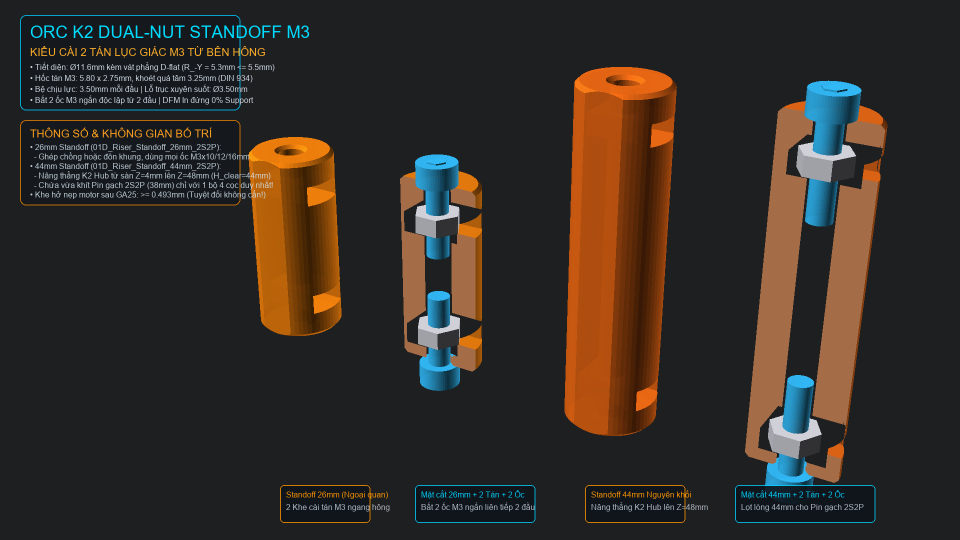
#> input picture preview_standoff_26mm_44mm_dualnut.png, 1920 x 1080 px, found by its file name (shown at 1/2 size)
$ python add_annotations_to_preview.py
#> lines starting #> are read from the running program, lines starting #| are printed output that depends on the picture
import os
from PIL import Image, ImageDraw, ImageFont

BASE_DIR = r"C:\Users\vuasu\.gemini\antigravity\scratch\ORC_K2_Robot_SacHoaTriAn"
IMG_PATH = os.path.join(BASE_DIR, "preview_standoff_26mm_44mm_dualnut.png")

def annotate_image():
    im = Image.open(IMG_PATH).convert("RGBA")
    w, h = im.size
#> w = 1920; h = 1080

    overlay = Image.new("RGBA", (w, h), (0, 0, 0, 0))
#> overlay: PIL image 1920x1080 RGBA; every value is 0
    draw = ImageDraw.Draw(overlay)

    # Load system font if available, else default
    font_title = None
    font_sec = None
    font_body = None
    font_callout = None

    for fn in ["arial.ttf", "segoeui.ttf", "calibri.ttf"]:
        try:
            font_title = ImageFont.truetype(fn, 34)
            font_sec = ImageFont.truetype(fn, 22)
            font_body = ImageFont.truetype(fn, 18)
            font_callout = ImageFont.truetype(fn, 16)
            break
        except Exception:
            continue

    if font_title is None:
        font_title = font_sec = font_body = font_callout = ImageFont.load_default()

    # 1. Header Banner (Top-Left)
    draw.rounded_rectangle([40, 30, 480, 220], radius=12, fill=(20, 24, 30, 220), outline=(0, 200, 255, 200), width=2)
    draw.text((60, 45), "ORC K2 DUAL-NUT STANDOFF M3", font=font_title, fill=(0, 220, 255, 255))
    draw.text((60, 92), "KIỂU CÀI 2 TÁN LỤC GIÁC M3 TỪ BÊN HÔNG", font=font_sec, fill=(255, 175, 40, 255))

    spec_lines = [
        "• Tiết diện: Ø11.6mm kèm vát phẳng D-flat (R_-Y = 5.3mm <= 5.5mm)",
        "• Hốc tán M3: 5.80 x 2.75mm, khoét quá tâm 3.25mm (DIN 934)",
        "• Bệ chịu lực: 3.50mm mỗi đầu | Lỗ trục xuyên suốt: Ø3.50mm",
        "• Bắt 2 ốc M3 ngắn độc lập từ 2 đầu | DFM In đứng 0% Support"
    ]
    y_text = 125
    for l in spec_lines:
        draw.text((60, y_text), l, font=font_callout, fill=(220, 230, 240, 240))
        y_text += 22
#> after the loop, y_text = 213

    # 2. Specs Badge (Lower-Left)
    draw.rounded_rectangle([40, 240, 480, 410], radius=12, fill=(20, 24, 30, 220), outline=(255, 140, 0, 180), width=2)
    draw.text((60, 255), "THÔNG SỐ & KHÔNG GIAN BỐ TRÍ", font=font_sec, fill=(255, 160, 30, 255))
    info_lines = [
        "• 26mm Standoff (01D_Riser_Standoff_26mm_2S2P):",
        "  - Ghép chồng hoặc đôn khung, dùng mọi ốc M3x10/12/16mm",
        "• 44mm Standoff (01D_Riser_Standoff_44mm_2S2P):",
        "  - Nâng thẳng K2 Hub từ sàn Z=4mm lên Z=48mm (H_clear=44mm)",
        "  - Chứa vừa khít Pin gạch 2S2P (38mm) chỉ với 1 bộ 4 cọc duy nhất!",
        "• Khe hở nẹp motor sau GA25: >= 0.493mm (Tuyệt đối không cấn!)"
    ]
    y_info = 285
    for l in info_lines:
        draw.text((60, y_info), l, font=font_callout, fill=(210, 225, 235, 230))
        y_info += 19
#> after the loop, y_info = 399

    # 3. Model Column Labels at Bottom
    # Model 1: ~X=620, Model 2: ~X=930, Model 3: ~X=1280, Model 4: ~X=1600
    cols = [
        (560, 970, 740, 1045, "Standoff 26mm (Ngoại quan)", "2 Khe cài tán M3 ngang hông", (255, 150, 0)),
        (830, 970, 1070, 1045, "Mặt cắt 26mm + 2 Tán + 2 Ốc", "Bắt 2 ốc M3 ngắn liên tiếp 2 đầu", (0, 210, 255)),
        (1170, 970, 1370, 1045, "Standoff 44mm Nguyên khối", "Nâng thẳng K2 Hub lên Z=48mm", (255, 150, 0)),
        (1470, 970, 1750, 1045, "Mặt cắt 44mm + 2 Tán + 2 Ốc", "Lọt lòng 44mm cho Pin gạch 2S2P", (0, 210, 255)),
    ]
    for x1, y1, x2, y2, title, sub, color_rgb in cols:
        draw.rounded_rectangle([x1, y1, x2, y2], radius=8, fill=(15, 20, 26, 230), outline=(*color_rgb, 200), width=2)
        draw.text((x1 + 12, y1 + 10), title, font=font_callout, fill=(*color_rgb, 255))
        draw.text((x1 + 12, y1 + 35), sub, font=font_callout, fill=(200, 210, 220, 220))

    # Composite and save
    out = Image.alpha_composite(im, overlay).convert("RGB")
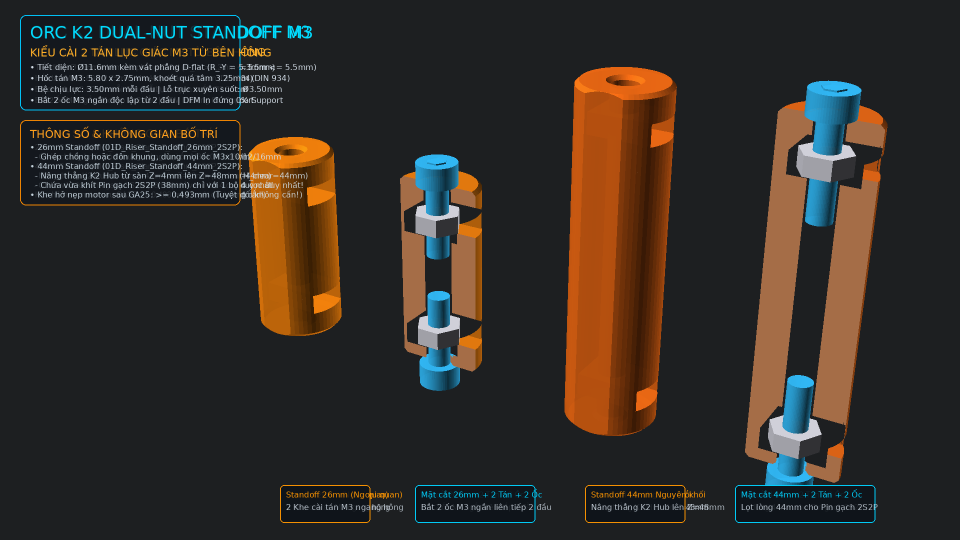
#> out: PIL image 1920x1080 RGB (shown at 1/2 size); mean R, G, B 51.5, 45, 39.3
    out.save(IMG_PATH, "PNG")
    print(f"Annotated preview image saved -> {IMG_PATH} ({os.path.getsize(IMG_PATH):,} bytes)")

if __name__ == "__main__":
    annotate_image()
